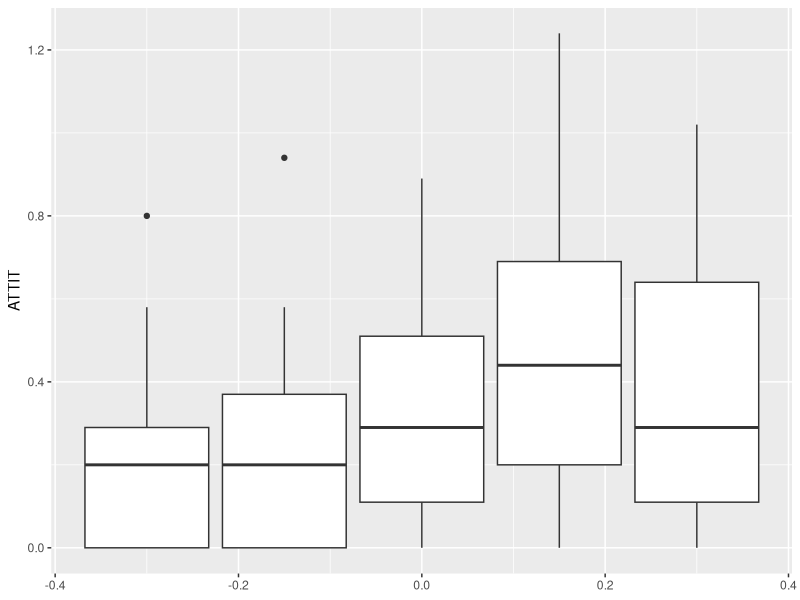
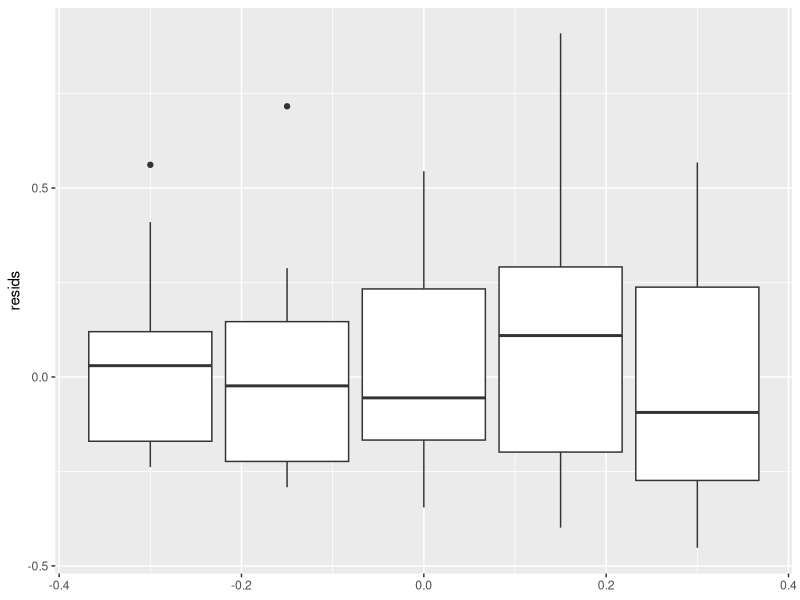
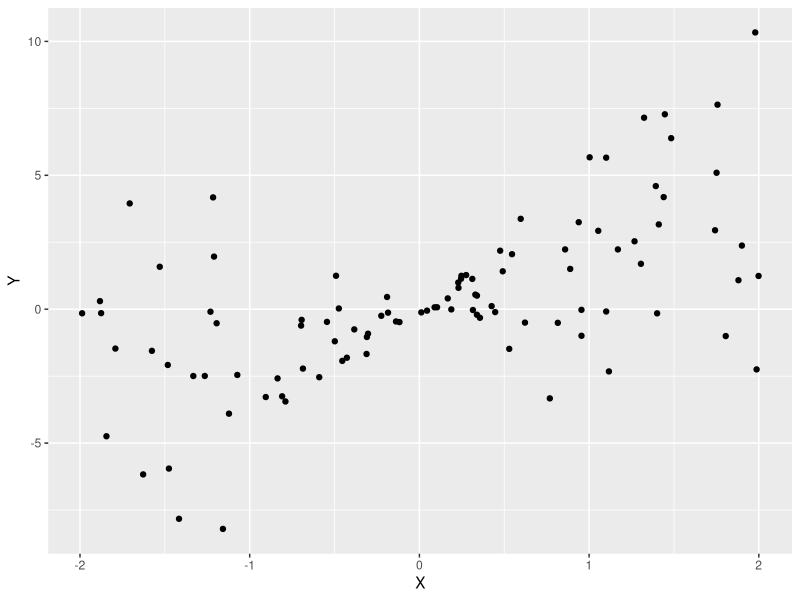
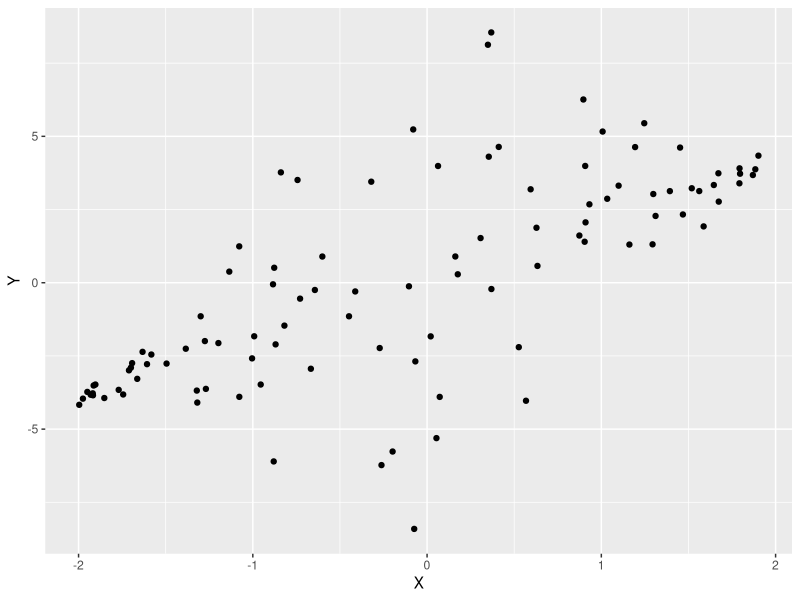

Recreate these plots in R, in order.

##
## Illustrating sandwich and cluster robust standard error calculations
##
## NOTE: Sadly, this data set doesn't really show how SEs increase when we take
## these issues into account. This provides an important reminder that these
## methods allow for clustering, but if the clustering is weak, then our results
## may be different than what we expect. That being said, using robust SEs is
## definitely a good safety precaution.
## 


library( tidyverse )
library( foreign )
library( arm )
library( lme4 )

options( digits=3 )

#### Load the Data  ####

## Load the National Youth Survey data from the Longitudinal unit (see
## Raudenbush and Brky, complex error structure lectures)

nyswide = read.csv("nyswide.csv")
head(nyswide)
nys1.na = reshape(nyswide, direction="long", #we want it in long format
              varying=list(ATTIT=paste("ATTIT",11:15,sep="."), 
                          EXPO=paste("EXPO",11:15,sep=".") ),
              v.names=c("ATTIT","EXPO"), idvar="ID", timevar="AGE", times=11:15)

# Drop missing ATTIT values
nys1 = filter( nys1.na, !is.na(nys1.na$ATTIT) )

head( nys1 )


# Tally number of observations within group (youth)
table( table( nys1$ID ) )

# Number of observations for each age
table( nys1$AGE )


# Look at variance for each age
# (It goes up by age.)
nys1 %>% group_by( AGE ) %>%
  summarise( mean.ATTIT = mean( ATTIT ),
             sd.ATTIT = sd( ATTIT ) )





#### Make fake cross sectional data with only one observation per ID ####

## We do this to illustrate heteroskediastic robust standard errors


# order rows randomly
nys1 = nys1[ sample(1:nrow(nys1) ), ]

# select first observation for each ID
nys1.solo = filter( nys1, !duplicated( ID ) )
nrow( nys1.solo )

# Check: each ID is here ONCE!
table( table( nys1.solo$ID ) )



#### The Sandwich Estimator : Heteroskedastic Robust Standard Errors  ####

# Fit simple model of attitude on age
M0 = lm( ATTIT ~ 1 + AGE + FEMALE, data=nys1.solo )
arm::display( M0 )

# Look at the Variance-Covariance of our fixed effect estimates
VC = vcov( M0 )
VC
diag( VC )

# Our standard errors (under homoskedasticity)
SE.homo = sqrt( diag( VC ) )
SE.homo



# Look at variance for each age
# (It goes up by age.)
nys1.solo %>% group_by( AGE ) %>%
  summarise( mean.ATTIT = mean( ATTIT ),
             sd.ATTIT = sd( ATTIT ) )


ggplot( nys1.solo, aes( y=ATTIT, group=AGE ) ) + 
  geom_boxplot()

nys1.solo$resids = resid( M0 )

# See heteroskedasticity: big age is bigger residuals!
ggplot( nys1.solo, aes( y=resids, group=AGE ) ) + 
  geom_boxplot()

nys1.solo %>% group_by( AGE ) %>%
  summarise( sd.resid = sd( resids ) )



# Huber-White / Sandwich / Heteroskedastic-Robust SEs
library( sandwich )
vcov_sand = vcovHC(M0, type = "HC0")
vcov_sand

SE.sand <- sqrt( diag( vcov_sand ) )
SE.sand

se.coef(M0)

# Weirdly, our sandwich estimators are SMALLER---this can happen depending on
# data structure.  They typically will be bigger.
SE.sand / SE.homo


library( lmtest )
coeftest( M0, vcov. = vcov_sand )

# Short-cut
coeftest( M0, vcov. = vcovHC, type = "HC0" )






##### Simulation Example where the correct SEs are larger #####

N = 100
dat = data.frame( X = runif( N, -2, 2 ) )
dat$Y.pred = dat$X * 2
dat$Y = dat$Y.pred + rnorm( N, mean = 0, sd = 2*abs( dat$X ) + 0.1 )

ggplot( dat, aes( X, Y ) ) +
  geom_point()


M0 = lm( Y ~ X, data=dat )
summary( M0 )

coeftest( M0, vcov. = vcovHC, type = "HC2" )




##### Simulation Example where the correct SEs are smaller #####

N = 100
dat = data.frame( X = runif( N, -2, 2 ) )
dat$Y.pred = dat$X * 2
dat$Y = dat$Y.pred + rnorm( N, mean = 0, sd = 4 - 2*abs( dat$X ) + 0.1 )

ggplot( dat, aes( X, Y ) ) +
  geom_point()


M0 = lm( Y ~ X, data=dat )
summary( M0 )

coeftest( M0, vcov. = vcovHC, type = "HC2" )
